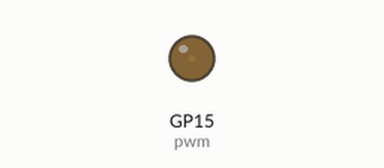
Bench run of a program on a simulated Raspberry Pi Pico running MicroPython. Shown: output pins drawn as LEDs (lit = HIGH).

Above: at 0.05 s.
At 1.4 s:
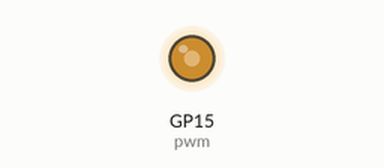
At 2.15 s:
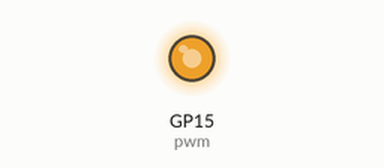
At 4.2 s:
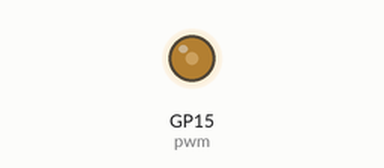
Timing chart, 0 to 6.6 s (numbered marks = the images above):
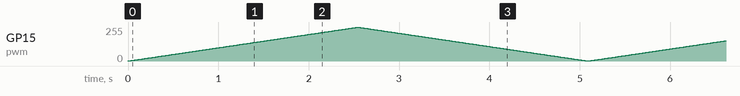

The program:

led-pwm.py
```python
#-----------------------------------------------------------------------------#
# LED Brightness control with Pulse Width Modulation
#
# Micropython code for Raspberry Pi Pico w
#
# File     : led-pwm.py
# Source   : https://github.com/RPiSpy/pi-pico
#
# Desc     : Cycle the brightness of an LED using PWM
# Hardware : Pi Pico or Pi Pico W
#            LED
#            LED & resistor (56-330 ohm)
# Software : n/a
#
# Author   : Matt Hawkins
# Website  : https://www.raspberrypi-spy.co.uk/
#-----------------------------------------------------------------------------#

import time
from machine import Pin,PWM

pwm = PWM(Pin(15))

pwm.freq(1000)

while True:

    # Loop brightness from min to max
    for duty in range(65535):
        pwm.duty_u16(duty)
        time.sleep_us(5)
    # Loop brightness from max to min
    for duty in range(65025, 0, -1):
        pwm.duty_u16(duty)
        time.sleep_us(5)
```
